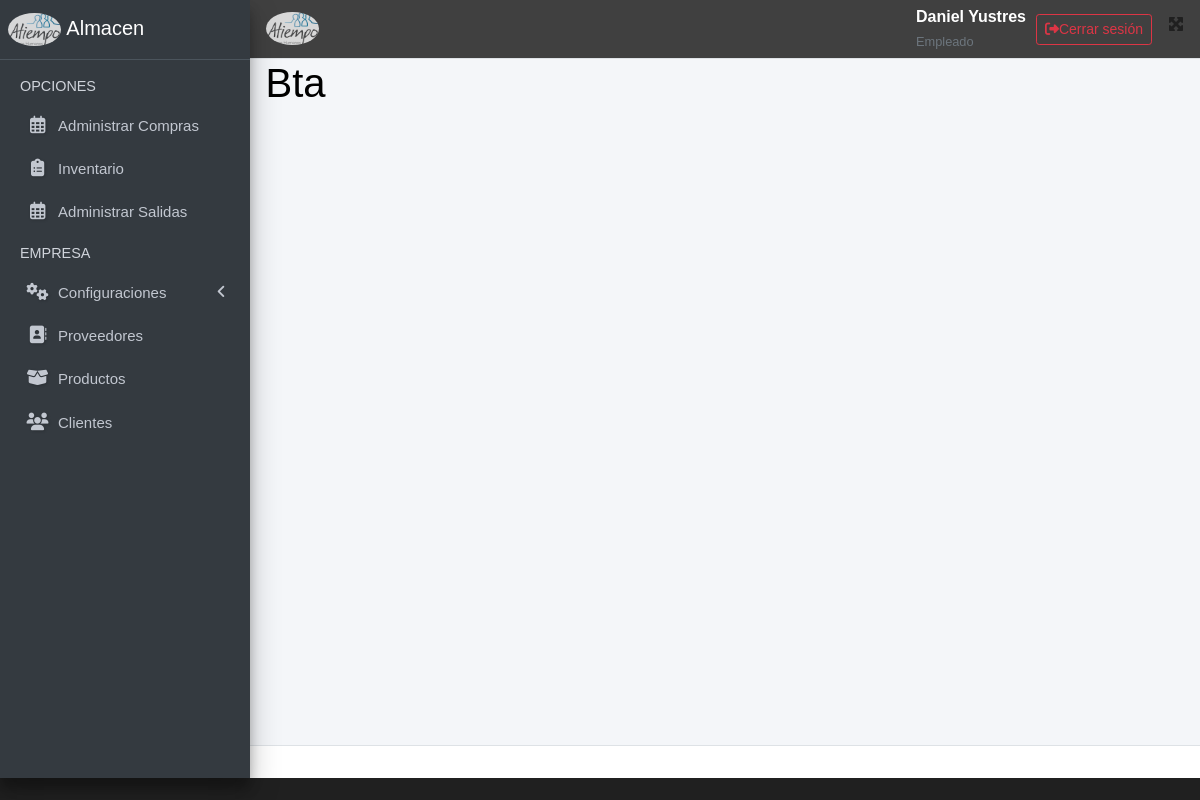
The page /ciudades/1 (signed in) on the database its author committed.
### applications/usuarios/models.py (models this page shows, shortened)
class Usuario(AbstractUser):
    rol_choices = [
        ('admin', 'Administrador'),
        ('empleado', 'Empleado'),
        ('gerente', 'Gerente'),
    ]
    estado_choices = [
        ('activo', 'Activo'),
        ('inactivo', 'Inactivo'),
    ]
    rol = models.CharField(max_length=10, choices=rol_choices, default='empleado')
    estado = models.CharField(max_length=10, choices=estado_choices, default='activo')  # Cambiado a CharField
    fecha_creacion = models.DateTimeField(auto_now_add=True)
    class Meta:
        verbose_name = 'Usuario'
        verbose_name_plural = 'Usuarios'

### applications/ciudades/models.py (models this page shows)
class Ciudad(models.Model):
    id_ciudad = models.AutoField(primary_key=True)
    nombre = models.CharField(max_length=255, verbose_name="Nombre de la ciudad")
    fecha_creacion = models.DateTimeField(auto_now_add=True, verbose_name="Fecha de creación")
    activo = models.BooleanField(default=True, verbose_name="Activo/Inactivo")
    id_usuario_insert = models.ForeignKey(
        settings.AUTH_USER_MODEL,
        on_delete=models.SET_NULL,
        null=True,
        blank=True,
        related_name='ciudades_insertadas',
        verbose_name="Usuario Creo"
    )
    id_usuario_update = models.ForeignKey(
        settings.AUTH_USER_MODEL,
        on_delete=models.SET_NULL,
        null=True,
        blank=True,
        related_name='ciudades_actualizadas',
        verbose_name="Usuario Modificó"
    )
    def __str__(self):
        return self.nombre
    class Meta:
        ordering = ['nombre']
        verbose_name = 'Ciudad'
        verbose_name_plural = 'Ciudades'
        db_table = 'ciudad'

### applications/ciudades/views.py (the view)
# urls.py: path('ciudades/<int:id>', views.ciudad_detalle, name='ciudad_detalle'),
@login_required(login_url='login_usuario')
def ciudad_detalle(request, id):
    ciudad =  get_object_or_404(Ciudad, id_ciudad=id)
    print(ciudad)
    return render(request, 'ciudadDetalle.html',
                  {
                      'ciudad':ciudad
                  })

### templates/ciudadDetalle.html
{% extends 'layouts/base.html' %}
{% block content %}
<h1>{{ciudad}}</h1>
{% endblock  %}

### templates/layouts/base.html (shortened to what this page needs)
{% load static %}
<!DOCTYPE html>
<html lang="en">
<head>
  <link rel="stylesheet" href="{% static 'lib/adminlite/plugins/fontawesome-free/css/all.min.css' %}">
  <link rel="stylesheet"
    href="{% static 'lib/adminlite/plugins/tempusdominus-bootstrap-4/css/tempusdominus-bootstrap-4.min.css' %}">
  <link rel="stylesheet" href="{% static 'lib/adminlite/plugins/icheck-bootstrap/icheck-bootstrap.min.css' %}">
  <link rel="stylesheet" href="{% static 'lib/adminlite/plugins/jqvmap/jqvmap.min.css' %}">
  <link rel="stylesheet" href="{% static 'lib/adminlite/css/adminlte.min.css' %}">
  <link rel="stylesheet" href="{% static 'lib/adminlite/plugins/overlayScrollbars/css/OverlayScrollbars.min.css' %}">
  <link rel="stylesheet" href="{% static 'lib/adminlite/plugins/daterangepicker/daterangepicker.css' %}">
  <link rel="stylesheet" href="{% static 'lib/adminlite/plugins/summernote/summernote-bs4.min.css' %}">
  <link rel="stylesheet" href="{% static 'index/css/main.css' %}">
    <link rel="stylesheet" href="https://cdn.datatables.net/1.13.6/css/dataTables.bootstrap5.min.css">
    <link rel="stylesheet" href="https://cdn.datatables.net/buttons/2.4.2/css/buttons.bootstrap5.min.css">
    <link rel="stylesheet" href="https://cdnjs.cloudflare.com/ajax/libs/font-awesome/6.7.2/css/all.min.css">
    <link href="https://cdn.jsdelivr.net/npm/select2@4.1.0-rc.0/dist/css/select2.min.css" rel="stylesheet" />
    <link rel="stylesheet" href="{% static 'styles/main.css' %}">
  <link rel="stylesheet" href="{% static 'jquery-ui/jquery-ui.min.css' %}">
</head>
<body >
  <div class="wrapper">
    <nav class="main-header navbar navbar-expand navbar-white navbar-light">
      <ul class="navbar-nav">
        <li class="nav-item">
          <a class="nav-link brand-link" style="margin-top: -20px;" data-widget="pushmenu" href="#" role="button"> <img src="{% static 'index/img/logoAtiempo.png' %}" alt="Logo" class="brand-image img-circle "
            style="opacity: .8;"></i></a>
        </li>
      </ul>
      <ul class="navbar-nav ml-auto">
           <div class="d-flex align-items-center justify-content-end gap-3">
  <div class="text-end me-3">
    <strong style="color: white;">{{ request.user.get_full_name|default:request.user.username|capfirst }}</strong><br>
    <small class="text-muted" style="color: white">{{ request.user.rol|capfirst }}</small>
  <br>
  </div>
  <form action="{% url 'logout' %}" method="post" class="d-inline">
    <button style="margin-left: 10px;" type="submit" class="btn btn-outline-danger btn-sm d-flex align-items-center">
      <i class="fas fa-sign-out-alt me-2"></i> Cerrar sesión
    </button>
  </form>
</div>
        <li class="nav-item">
          <a class="nav-link" data-widget="fullscreen" href="#" role="button">
            <i class="fas fa-expand-arrows-alt"></i>
          </a>
        </li>
      </ul>
    </nav>
    <aside class="main-sidebar sidebar-dark-primary elevation-4">
      <a href="/" class="brand-link">
        <img src="{% static 'index/img/logoAtiempo.png' %}" alt="Logo" class="brand-image img-circle "
        style="opacity: .8;">
        <span class="brand-text font-weight-light">Almacen</span>
      </a>
      <div class="sidebar">
        <nav class="mt-2">
          <ul class="nav nav-pills nav-sidebar flex-column" data-widget="treeview" role="menu" data-accordion="false">
            <li class="nav-header">OPCIONES</li>
            <li class="nav-item">
              <a href="{% url 'ordenes_compra' %}" class="nav-link">
                <i class="nav-icon far fa-calendar-alt"></i>
                <p>
                  Administrar Compras
                </p>
              </a>
            </li>
            <li class="nav-item">
              <a href="{% url 'inventario_bodega_list' %}" class="nav-link">
                <i class="nav-icon fa fa-clipboard-list"></i>
                <p>
                  Inventario
                </p>
              </a>
            </li>
            <li class="nav-item">
              <a href="{% url 'ordenes_salida' %}" class="nav-link">
                <i class="nav-icon far fa-calendar-alt"></i>
                <p>
                  Administrar Salidas
                </p>
              </a>
            </li>
            <li class="nav-header">EMPRESA</li>
            <li class="nav-item">
              <a href="#" class="nav-link">
                <i class="nav-icon fas fa-cogs spin"></i>
                <p>
                  Configuraciones
                  <i class="fas fa-angle-left right"></i>
                </p>
              </a>
            </li>
            <li class="nav-item">
              <a href="{% url 'proveedores' %}" class="nav-link">
                <i class="nav-icon fas fa-address-book "></i>
                <p>Proveedores</p>
              </a>
            </li>
            <li class="nav-item">
              <a href="{% url 'productos' %}" class="nav-link">
                <i class="nav-icon fas fa-box-open"></i>
                <p>Productos</p>
              </a>
            </li>
            <li class="nav-item">
              <a href="{% url 'cliente' %}" class="nav-link">
                <i class="nav-icon fa fa-users"></i>
                <p>Clientes</p>
              </a>
            </li>
          </ul>
        </nav>
      </div>
    </aside>
    <div class="content-wrapper">
      <section class="content">
        <div class="container-fluid">
          {% block content %}
          {% endblock %}
        </div>
      </section>
    </div>
    <footer class="main-footer text-center text-primary">
    </footer>
  </div>
</body>
</html>

### applications/ciudades/static/index/css/main.css (style rules this page uses)
p , input[type=text] , input[type=date], input[type=number], input[type=password] { font-weight: 100; font-size: 15px; }
body { font-family: Arial, Helvetica, sans-serif !important; }

### applications/ciudades/static/styles/main.css (style rules this page uses)
body { background: #202020; color: black; }
.navbar { background: #404040; padding: 5px 0; }
.navbar ul { display: flex; justify-content: space-between; }
.navbar ul li { list-style: none; text-decoration: none; }
.navbar ul li a { color: white; }

### templates/layouts/base.html (style rules this page uses)
.nav-icon.spin { animation: spin 2s linear infinite; }
.nav-icon { text-shadow: 1px 1px 3px rgba(0, 0, 0, 0.2); }
.nav-link { transition: transform 0.3s ease; }

### rows shown on the page
Usuario: user.get_full_name "Daniel Yustres", user.rol "Empleado"
Ciudad: nombre "Bta"
